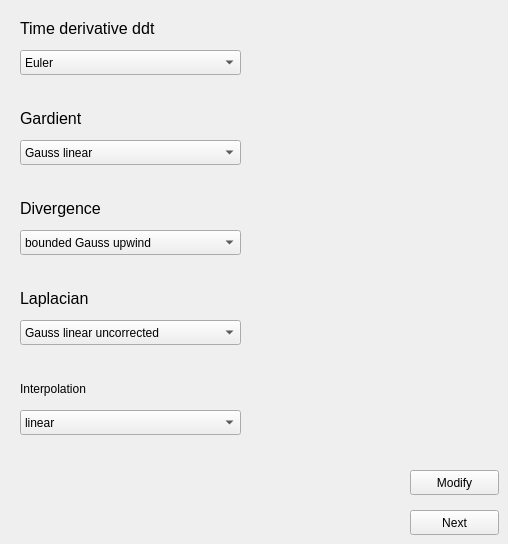
   <widget class="QWidget" name="tab_4">
    <attribute name="title">
     <string>Discretization-&gt;</string>
    </attribute>
    <widget class="QPushButton" name="change_function_button">
     <property name="geometry">
      <rect>
       <x>410</x>
       <y>470</y>
       <width>89</width>
       <height>25</height>
      </rect>
     </property>
     <property name="text">
      <string>Modify</string>
     </property>
    </widget>
    <widget class="QPushButton" name="run_function_button">
     <property name="geometry">
      <rect>
       <x>410</x>
       <y>510</y>
       <width>89</width>
       <height>25</height>
      </rect>
     </property>
     <property name="text">
      <string>Next</string>
     </property>
    </widget>
    <widget class="QLabel" name="label_22">
     <property name="geometry">
      <rect>
       <x>20</x>
       <y>20</y>
       <width>171</width>
       <height>17</height>
      </rect>
     </property>
     <property name="font">
      <font>
       <pointsize>12</pointsize>
      </font>
     </property>
     <property name="text">
      <string>Time derivative ddt</string>
     </property>
    </widget>
    <widget class="QLabel" name="label_23">
     <property name="geometry">
      <rect>
       <x>20</x>
       <y>110</y>
       <width>101</width>
       <height>17</height>
      </rect>
     </property>
     <property name="font">
      <font>
       <pointsize>12</pointsize>
      </font>
     </property>
     <property name="text">
      <string>Gardient</string>
     </property>
    </widget>
    <widget class="QLabel" name="label_24">
     <property name="geometry">
      <rect>
       <x>20</x>
       <y>200</y>
       <width>111</width>
       <height>17</height>
      </rect>
     </property>
     <property name="font">
      <font>
       <pointsize>12</pointsize>
      </font>
     </property>
     <property name="text">
      <string>Divergence</string>
     </property>
    </widget>
    <widget class="QLabel" name="label_25">
     <property name="geometry">
      <rect>
       <x>20</x>
       <y>290</y>
       <width>121</width>
       <height>17</height>
      </rect>
     </property>
     <property name="font">
      <font>
       <pointsize>12</pointsize>
      </font>
     </property>
     <property name="text">
      <string>Laplacian</string>
     </property>
    </widget>
    <widget class="QLabel" name="label_26">
     <property name="geometry">
      <rect>
       <x>20</x>
       <y>380</y>
       <width>131</width>
       <height>17</height>
      </rect>
     </property>
     <property name="text">
      <string>Interpolation</string>
     </property>
    </widget>
    <widget class="QComboBox" name="interpolation_comboBox">
     <property name="geometry">
      <rect>
       <x>20</x>
       <y>410</y>
       <width>221</width>
       <height>25</height>
      </rect>
     </property>
     <item>
      <property name="text">
       <string>linear</string>
      </property>
     </item>
     <item>
      <property name="text">
       <string>cubic</string>
      </property>
     </item>
     <item>
      <property name="text">
       <string>none</string>
      </property>
     </item>
    </widget>
    <widget class="QComboBox" name="laplacian_comboBox">
     <property name="geometry">
      <rect>
       <x>20</x>
       <y>320</y>
       <width>221</width>
       <height>25</height>
      </rect>
     </property>
     <item>
      <property name="text">
       <string>Gauss linear uncorrected</string>
      </property>
     </item>
     <item>
      <property name="text">
       <string>Gauss linear corrected</string>
      </property>
     </item>
     <item>
      <property name="text">
       <string>Gauss linear orthogonal</string>
      </property>
     </item>
     <item>
      <property name="text">
       <string>none</string>
      </property>
     </item>
    </widget>
    <widget class="QComboBox" name="gardient_comboBox">
     <property name="geometry">
      <rect>
       <x>20</x>
       <y>140</y>
       <width>221</width>
       <height>25</height>
      </rect>
     </property>
     <item>
      <property name="text">
       <string>Gauss linear</string>
      </property>
     </item>
     <item>
      <property name="text">
       <string>Gauss cubic</string>
      </property>
     </item>
     <item>
      <property name="text">
       <string>leastSquares</string>
      </property>
     </item>
     <item>
      <property name="text">
       <string>none</string>
      </property>
     </item>
    </widget>
    <widget class="QComboBox" name="derivative_comboBox">
     <property name="geometry">
      <rect>
       <x>20</x>
       <y>50</y>
       <width>221</width>
       <height>25</height>
      </rect>
     </property>
     <item>
      <property name="text">
       <string>Euler</string>
      </property>
     </item>
     <item>
      <property name="text">
       <string>backward</string>
      </property>
     </item>
     <item>
      <property name="text">
       <string>localEuler</string>
      </property>
     </item>
     <item>
      <property name="text">
       <string>steadyState</string>
      </property>
     </item>
     <item>
      <property name="text">
       <string>none</string>
      </property>
     </item>
    </widget>
    <widget class="QComboBox" name="divergence_comboBox">
     <property name="geometry">
      <rect>
       <x>20</x>
       <y>230</y>
       <width>221</width>
       <height>25</height>
      </rect>
     </property>
     <item>
      <property name="text">
       <string>bounded Gauss upwind</string>
      </property>
     </item>
     <item>
      <property name="text">
       <string>none</string>
      </property>
     </item>
    </widget>
   </widget>
